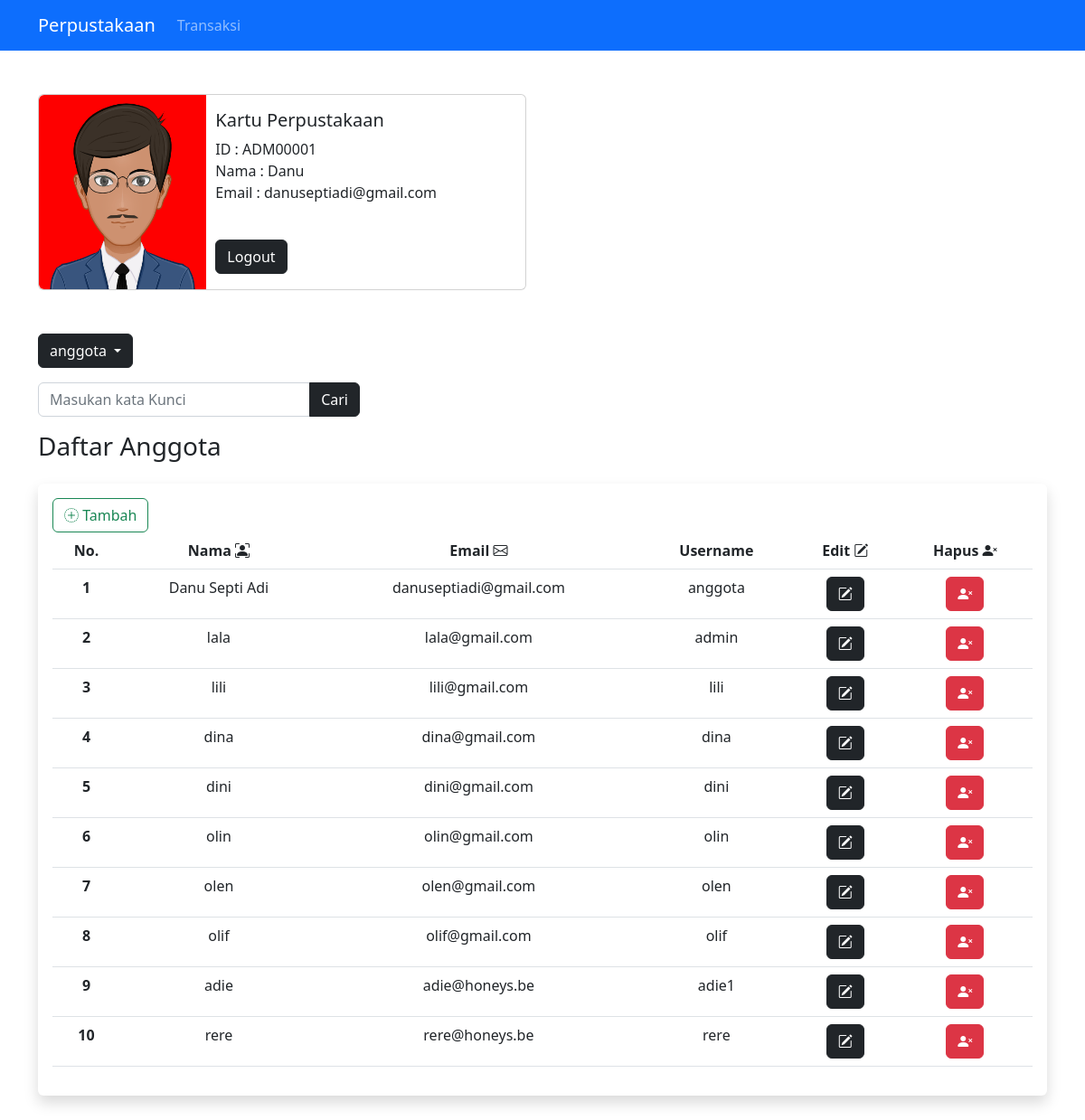
The app's page /project/perpus/?l=anggota (signed in) with its own data.
### tables this page shows
CREATE TABLE `anggota` (
  `id_anggota` varchar(10) NOT NULL,
  `nama_anggota` varchar(30) NOT NULL,
  `email_anggota` varchar(50) NOT NULL,
  `username` varchar(30) NOT NULL,
  `password` varchar(30) NOT NULL
);

### app/core/Controller.php (called while the page is built, shortened)
<?php
class Controller{
    public function view($view, $data = [])
    {
        require_once 'app/views/'.$view.'.php';
    }
}

### app/core/App.php (called while the page is built, shortened)
<?php
class App{
    protected $method = 'index';
    protected $params = [];
    public function __construct(){
        $url = $this->parseURL();
        $this->controller = new $this->controller;
        if( !empty($url)){
            $this->params = array_values($url);
        }
        call_user_func_array([$this->controller, $this->method], $this->params);
    }
    public function parseURL(){
        if(isset($_GET['url'])){
            $url = rtrim($_GET['url'],'/');
            $url = filter_var($url, FILTER_SANITIZE_URL);
            $url = explode('/',$url);
            return $url;
        }
    }
}

### index.php (called while the page is built, shortened)
<?php
$app = new App;

### app/helper/database.php (called while the page is built, shortened)
<?php
class database{
    private $servername = DB_SERVER;
    private $username = DB_USER;
    private $pass = DB_PASS;
    private $database = DB_NAME;
    private $conn;
    function __construct()
    {
        try {
            $this->conn = new PDO("mysql:host=$this->servername;dbname=$this->database", $this->username,
            $this->pass);
            $this->conn->setAttribute(PDO::ATTR_ERRMODE, PDO::ERRMODE_EXCEPTION);
        } catch(PDOException $e) {
            echo "Connection failed: " . $e->getMessage();
        }
    }
    public function getAll($sql){
        $this->stmt = $this->conn->prepare($sql);
        $this->stmt->execute();
        return $this->stmt->fetchAll(PDO::FETCH_ASSOC);
    }
}

### app/models/anggota.php (called while the page is built, shortened)
<?php
class anggota{
    private $p;
    function __construct()
    {
        $this->p = new database;
    }
    function getAll_anggota()
    {
        if(isset($_POST["kunci"])){
            $cari = $_POST["kunci"];
            $data = $this->p->getAll("SELECT nama_anggota,email_anggota,username FROM anggota WHERE nama_anggota LIKE '%$cari%' OR email_anggota LIKE '%$cari%' OR username LIKE '%$cari%'");
        }else{$data = $this->p->getAll('SELECT * FROM anggota');}
        return $data;
    }
    }

### app/views/atribut/anggota.php (the view, shortened to what this page needs)
<h3 class="mb-4">Daftar Anggota</h3>
<div class="shadow p-3 mb-5 bg-body rounded">
<button type="button" class="btn btn-outline-success"  data-bs-toggle="modal" data-bs-target="#tambah"><i class="bi bi-plus-circle-dotted"></i> Tambah</button>
<div data-bs-spy="scroll" data-bs-target="#navbar-example2" data-bs-root-margin="0px 0px -40%" data-bs-smooth-scroll="true" class="scrollspy-example" tabindex="0">
<table class="table">
  <thead>
    <tr>
      <th class="text-center" scope="col">No.</th>
      <th class="text-center" scope="col">Nama <i class="bi bi-person-bounding-box"></i></th>
      <th class="text-center" scope="col">Email <i class="bi bi-envelope"></i></th>
      <th class="text-center" scope="col">Username</th>
      <th class="text-center" scope="col">Edit <i class="bi bi-pencil-square"></i></th>
      <th class="text-center" scope="col">Hapus <i class="bi bi-person-x-fill"></i></th>
    </tr>
  </thead>
  <tbody>
    <?php
    $i = 0;
    foreach($data['anggota'] as $anggota):
    $i++;
    ?>
        <tr>
      <th class="text-center" scope="row"><?=$i?></th>
      <td class="text-center"><?=$anggota['nama_anggota'];?></td>
      <td class="text-center"><?=$anggota['email_anggota'];?></td>
      <td class="text-center"><?=$anggota['username'];?></td>
      <td class="text-center"><button type="button" name="edit" class="btn btn-dark" data-bs-toggle="modal" data-bs-target="#edit<?=$i?>"><i class="bi bi-pencil-square"></button></td>
        <td class="text-center"><a class="btn btn-danger" href="<?=BASEURL?>?l=anggota&&hapusanggota=<?=$anggota['id_anggota']?>"><i class="bi bi-person-x-fill"></a></td>
        </tr>
    <?php endforeach;?>
    </tbody>
</table>

### records on screen
anggota: nama_anggota "Danu Septi Adi", email_anggota "danuseptiadi@gmail.com", username "anggota"
anggota: nama_anggota "lala", email_anggota "lala@gmail.com", username "admin"
anggota: nama_anggota "lili", email_anggota "lili@gmail.com", username "lili"
anggota: nama_anggota "dina", email_anggota "dina@gmail.com", username "dina"
anggota: nama_anggota "dini", email_anggota "dini@gmail.com", username "dini"
anggota: nama_anggota "olin", email_anggota "olin@gmail.com", username "olin"
anggota: nama_anggota "olen", email_anggota "olen@gmail.com", username "olen"
anggota: nama_anggota "olif", email_anggota "olif@gmail.com", username "olif"
anggota: nama_anggota "adie", email_anggota "adie@honeys.be", username "adie1"
anggota: nama_anggota "rere", email_anggota "rere@honeys.be", username "rere"

### other values on screen
$_GET['l'] "anggota"
